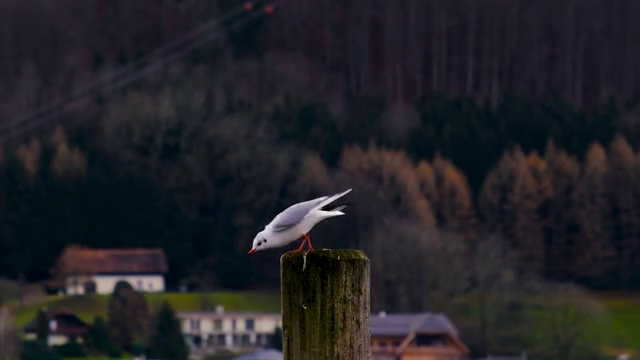
#> input picture frame 49 of video.mp4, 640 x 360 px
$ python 'kalman filter.py'
#> lines starting #> are read from the running program, lines starting #| are printed output that depends on the picture; after the words box and inside, x2 and y2 are one past the last pixel; in counts of white or black regions, pixels touching at a corner belong together

import cv2
import numpy as np
import os

# Load input video
input_path = "video.mp4"
output_path = "output_tracked.mp4"

# Open input video
cap = cv2.VideoCapture(input_path)

# Set forced resolution
frame_width = 1920
frame_height = 1080
fps = cap.get(cv2.CAP_PROP_FPS)

# Define video writer
fourcc = cv2.VideoWriter_fourcc(*'mp4v')
out = cv2.VideoWriter(output_path, fourcc, fps, (frame_width, frame_height))

# Background subtractor
fgbg = cv2.createBackgroundSubtractorMOG2(history=100, varThreshold=40)

# Kalman Filter class
class TrackedObject:
    def __init__(self, x, y):
        self.kalman = cv2.KalmanFilter(4, 2)
        self.kalman.measurementMatrix = np.array([[1, 0, 0, 0],
                                                  [0, 1, 0, 0]], np.float32)
        self.kalman.transitionMatrix = np.array([[1, 0, 1, 0],
                                                 [0, 1, 0, 1],
                                                 [0, 0, 1, 0],
                                                 [0, 0, 0, 1]], np.float32)
        self.kalman.processNoiseCov = np.eye(4, dtype=np.float32) * 0.03
        self.kalman.measurementNoiseCov = np.eye(2, dtype=np.float32) * 1
        self.kalman.statePre = np.array([[x], [y], [0], [0]], dtype=np.float32)
        self.predicted = (x, y)
        self.trace = []

    def update(self, cx, cy):
        measured = np.array([[np.float32(cx)], [np.float32(cy)]])
        self.kalman.correct(measured)
        prediction = self.kalman.predict()
        self.predicted = (int(prediction[0]), int(prediction[1]))
        self.trace.append(self.predicted)
        if len(self.trace) > 30:
            self.trace.pop(0)

# List of tracked objects
tracked_objects = []

# Main loop
while cap.isOpened():
    ret, frame = cap.read()
#> frame is the input picture: shape (360, 640, 3); mean B, G, R 38.6, 34, 34.3
    if not ret:
        break

    # Resize to 1920x1080 explicitly
    frame = cv2.resize(frame, (frame_width, frame_height))
#> frame: shape (1080, 1920, 3)

    fgmask = fgbg.apply(frame)
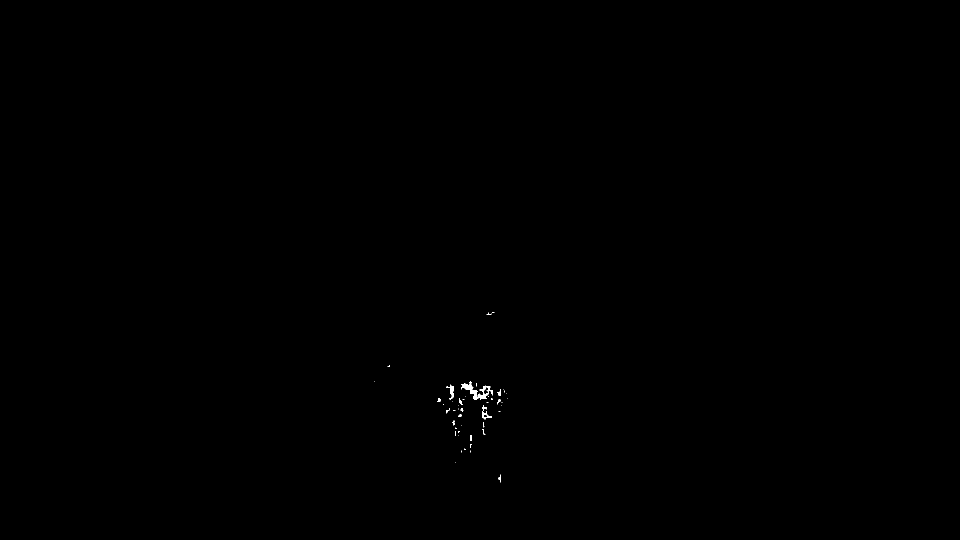
#> fgmask: shape (1080, 1920) (shown at 1/2 size); values 127 (black) and 255 (white), 0.08% white; 48 white regions (34 under 20 px), largest, box (x1, y1, x2, y2) and area: (922, 763, 986, 800) 730, (892, 769, 908, 800) 180, (964, 822, 983, 839) 136
    _, thresh = cv2.threshold(fgmask, 200, 255, cv2.THRESH_BINARY)
#> thresh: shape (1080, 1920); 0.08% white; 48 white regions (34 under 20 px)
    contours, _ = cv2.findContours(thresh, cv2.RETR_EXTERNAL, cv2.CHAIN_APPROX_SIMPLE)
#> contours = 48 contours, 42 with area under 20; largest, box (x1, y1, x2, y2) and area: (922, 763, 986, 800) 675, (892, 769, 908, 800) 136, (964, 822, 983, 839) 134, (964, 810, 974, 822) 31, (940, 871, 944, 881) 27, (994, 778, 1001, 792) 21
    detections = []

    for cnt in contours:
        if cv2.contourArea(cnt) > 500:
            x, y, w, h = cv2.boundingRect(cnt)
            cx, cy = x + w // 2, y + h // 2
            detections.append((cx, cy))
            cv2.rectangle(frame, (x, y), (x + w, y + h), (0, 255, 0), 2)
#> this loop made 48 passes
#> (x, y, w, h, cx, cy) on pass 44: (922, 763, 64, 37, 954, 781)
#> cnt on passes 2, 3, 4, 7, 8, 9: [[910, 925]], [[940, 901], [940, 904]], [[922, 901], [922, 904]], [[940, 871], [940, 880], [943, 880], [943, 871]], [[916, 871]], [[916, 862], [916, 865], [919, 862]]
#> frame: shape (1080, 1920, 3); mean B, G, R 38.5, 34, 34.3
#> after the loop, detections = [(954, 781)]

    for det in detections:
        matched = False
        for obj in tracked_objects:
            px, py = obj.predicted
            if abs(det[0] - px) < 50 and abs(det[1] - py) < 50:
                obj.update(*det)
                matched = True
                break
        if not matched:
            tracked_objects.append(TrackedObject(*det))
#> this loop made 1 pass
#> after the loop, tracked_objects = 1 item

    # Predict and draw
    for obj in tracked_objects:
        obj.kalman.predict()
        cv2.circle(frame, obj.predicted, 5, (255, 0, 0), -1)
        for i in range(1, len(obj.trace)):
            cv2.line(frame, obj.trace[i - 1], obj.trace[i], (0, 0, 255), 2)
#> this loop made 1 pass
#> frame: shape (1080, 1920, 3); mean B, G, R 38.5, 34, 34.3

    # Write frame to output video
    out.write(frame)

    # Optional preview
    cv2.imshow("Kalman Multi-Object Tracking", frame)
    if cv2.waitKey(30) & 0xFF == 27:
#> (key Esc is pressed here)
        break

# Release everything
cap.release()
out.release()
cv2.destroyAllWindows()
print("Tracking complete. Output saved as:", output_path)
